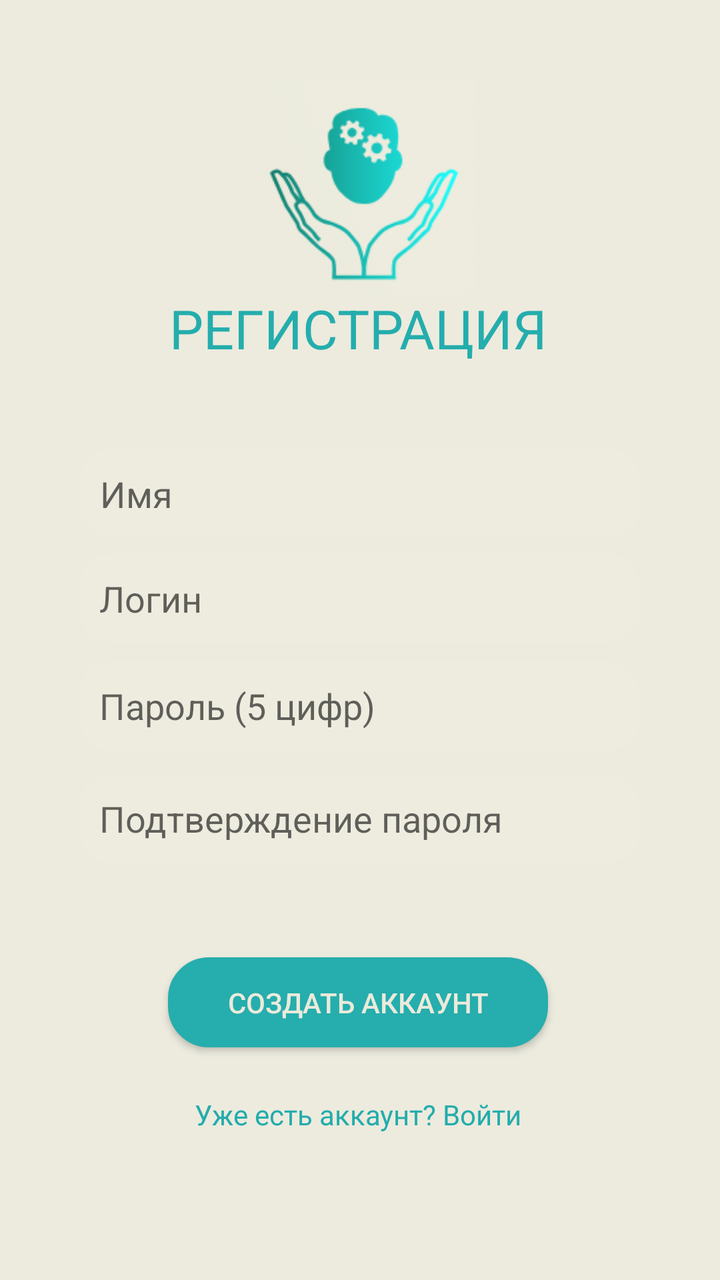
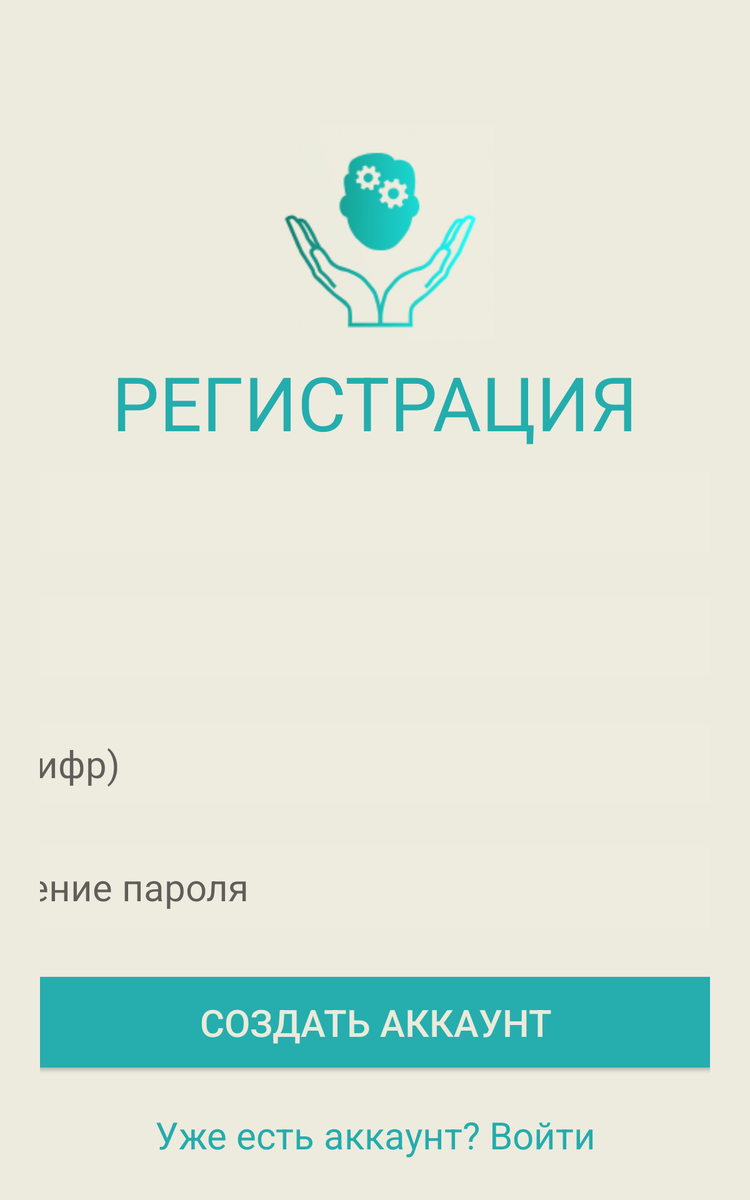

The same Android screen from two of the app's own layout files: first res/layout/ as a phone draws it, then the repository's variant for another configuration, drawn on a device whose configuration selects that folder. Both files follow.
<!-- AndroidManifest.xml: application theme Theme.EmoMind -->
<!-- res/layout/activity_registration.xml -->
<?xml version="1.0" encoding="utf-8"?>
<androidx.constraintlayout.widget.ConstraintLayout xmlns:android="http://schemas.android.com/apk/res/android"
    xmlns:app="http://schemas.android.com/apk/res-auto"
    xmlns:tools="http://schemas.android.com/tools"
    android:layout_width="match_parent"
    android:layout_height="match_parent"
    android:background="#ECEBDE"
    android:padding="16dp">

    <TextView
        android:id="@+id/textViewRegister"
        android:layout_width="wrap_content"
        android:layout_height="wrap_content"
        android:text="@string/registration"
        android:textColor="#24ADAD"
        android:textSize="27sp"
        android:textStyle="normal"
        app:layout_constraintBottom_toBottomOf="parent"
        app:layout_constraintEnd_toEndOf="parent"
        app:layout_constraintHorizontal_bias="0.496"
        app:layout_constraintStart_toStartOf="parent"
        app:layout_constraintTop_toTopOf="parent"
        app:layout_constraintVertical_bias="0.227"
        tools:ignore="MissingClass" />

    <EditText
        android:id="@+id/editTextName"
        android:layout_width="280dp"
        android:layout_height="wrap_content"
        android:background="@drawable/custom_edittext_shape"
        android:hint="@string/name_hint"
        android:inputType="text"
        android:padding="10dp"
        app:layout_constraintBottom_toBottomOf="parent"
        app:layout_constraintEnd_toEndOf="parent"
        app:layout_constraintStart_toStartOf="parent"
        app:layout_constraintTop_toTopOf="parent"
        app:layout_constraintVertical_bias="0.37" />

    <EditText
        android:id="@+id/editTextText"
        android:layout_width="280dp"
        android:layout_height="wrap_content"
        android:background="@drawable/custom_edittext_shape"
        android:hint="@string/login_hint"
        android:inputType="text"
        android:padding="10dp"
        app:layout_constraintBottom_toBottomOf="parent"
        app:layout_constraintEnd_toEndOf="parent"
        app:layout_constraintHorizontal_bias="0.49"
        app:layout_constraintStart_toStartOf="parent"
        app:layout_constraintTop_toTopOf="parent"
        app:layout_constraintVertical_bias="0.463" />

    <EditText
        android:id="@+id/editTextPassword"
        android:layout_width="280dp"
        android:layout_height="wrap_content"
        android:background="@drawable/custom_edittext_shape"
        android:hint="@string/password"
        android:inputType="numberPassword"
        android:maxLength="5"
        android:padding="10dp"
        app:layout_constraintBottom_toBottomOf="parent"
        app:layout_constraintEnd_toEndOf="parent"
        app:layout_constraintHorizontal_bias="0.49"
        app:layout_constraintStart_toStartOf="parent"
        app:layout_constraintTop_toTopOf="parent"
        app:layout_constraintVertical_bias="0.558" />

    <Button
        android:id="@+id/buttonCreateAccount"
        android:layout_width="190dp"
        android:layout_height="45dp"
        android:layout_marginTop="200dp"
        android:background="@drawable/custom_button_shape"
        android:padding="12dp"
        android:text="@string/create_account"
        android:textColor="#EBEADB"
        app:layout_constraintBottom_toBottomOf="parent"
        app:layout_constraintEnd_toEndOf="parent"
        app:layout_constraintHorizontal_bias="0.492"
        app:layout_constraintStart_toStartOf="parent"
        app:layout_constraintTop_toTopOf="parent"
        app:layout_constraintVertical_bias="0.724" />

    <TextView
        android:id="@+id/textViewLogin"
        android:layout_width="wrap_content"
        android:layout_height="wrap_content"
        android:layout_marginTop="16dp"
        android:clickable="true"
        android:focusable="true"
        android:text="@string/already_have_account"
        android:textColor="#24ACAC"
        app:layout_constraintBottom_toBottomOf="parent"
        app:layout_constraintEnd_toEndOf="parent"
        app:layout_constraintHorizontal_bias="0.495"
        app:layout_constraintStart_toStartOf="parent"
        app:layout_constraintTop_toTopOf="parent"
        app:layout_constraintVertical_bias="0.9" />

    <EditText
        android:id="@+id/editTextConfirmPassword"
        android:layout_width="280dp"
        android:layout_height="wrap_content"
        android:background="@drawable/custom_edittext_shape"
        android:hint="@string/confirm_password"
        android:inputType="numberPassword"
        android:padding="10dp"
        app:layout_constraintBottom_toBottomOf="parent"
        app:layout_constraintEnd_toEndOf="parent"
        app:layout_constraintHorizontal_bias="0.49"
        app:layout_constraintStart_toStartOf="parent"
        app:layout_constraintTop_toTopOf="parent"
        app:layout_constraintVertical_bias="0.658" />

    <ImageView
        android:id="@+id/imageView2"
        android:layout_width="132dp"
        android:layout_height="107dp"
        android:src="@drawable/image_2024_09_21_13_00_45"
        app:layout_constraintBottom_toBottomOf="parent"
        app:layout_constraintEnd_toEndOf="parent"
        app:layout_constraintHorizontal_bias="0.497"
        app:layout_constraintStart_toStartOf="parent"
        app:layout_constraintTop_toTopOf="parent"
        app:layout_constraintVertical_bias="0.048" />

</androidx.constraintlayout.widget.ConstraintLayout>
<!-- resources referenced by this layout -->
<resources>
  <!-- drawable custom_button_shape (drawable) -->
  <?xml version="1.0" encoding="utf-8"?>
  <shape xmlns:android="http://schemas.android.com/apk/res/android"
      android:shape="rectangle">
      <corners android:radius="20dp"/>
      <stroke
          android:width="1dp"
          android:color="#26ADAD"/>
      <solid android:color="#26ADAD"/>
  </shape>
  <!-- drawable custom_edittext_shape (drawable) -->
  <?xml version="1.0" encoding="utf-8"?>
  <shape xmlns:android="http://schemas.android.com/apk/res/android"
      android:shape="rectangle">
      <corners android:radius="15dp"/>
      <stroke
          android:width="1dp"
          android:color="#EDECDF"/>
      <solid android:color="#EDECDF"/>
  </shape>
  <!-- drawable image_2024_09_21_13_00_45: png bitmap (drawable, 13792 bytes) -->
  <string name="already_have_account" translatable="false">Уже есть аккаунт? Войти</string>
  <string name="confirm_password" translatable="false">Подтверждение пароля</string>
  <string name="create_account" translatable="false">Создать аккаунт</string>
  <string name="login_hint" translatable="true">Логин</string>
  <string name="name_hint" translatable="true">Имя</string>
  <string name="password" translatable="false">Пароль (5 цифр)</string>
  <string name="registration" translatable="false">РЕГИСТРАЦИЯ</string>
  <style name="Theme.EmoMind" parent="Theme.AppCompat.Light.NoActionBar">
      </style>
</resources>
<!-- res/layout-large/activity_registration.xml (the repository's variant of the layout above) -->
<!-- drawn on a 7-inch tablet held upright -->
<?xml version="1.0" encoding="utf-8"?>
<androidx.constraintlayout.widget.ConstraintLayout xmlns:android="http://schemas.android.com/apk/res/android"
    xmlns:app="http://schemas.android.com/apk/res-auto"
    xmlns:tools="http://schemas.android.com/tools"
    android:layout_width="match_parent"
    android:layout_height="match_parent"
    android:background="#ECEBDE"
    android:padding="32dp">

    <TextView
        android:id="@+id/textViewRegister"
        android:layout_width="wrap_content"
        android:layout_height="wrap_content"
        android:text="@string/registration"
        android:textColor="#24ADAD"
        android:textSize="60sp"
        app:layout_constraintBottom_toTopOf="@+id/editTextName"
        app:layout_constraintEnd_toEndOf="parent"
        app:layout_constraintStart_toStartOf="parent"
        app:layout_constraintTop_toTopOf="parent"
        app:layout_constraintVertical_bias="0.942" />

    <EditText
        android:id="@+id/editTextName"
        android:layout_width="900dp"
        android:layout_height="wrap_content"
        android:background="@drawable/custom_edittext_shape"
        android:hint="@string/name_hint"
        android:inputType="text"
        android:padding="12dp"
        android:textSize="30sp"
        app:layout_constraintBottom_toBottomOf="parent"
        app:layout_constraintEnd_toEndOf="parent"
        app:layout_constraintStart_toStartOf="parent"
        app:layout_constraintTop_toTopOf="parent"
        app:layout_constraintVertical_bias="0.415" />

    <EditText
        android:id="@+id/editTextText"
        android:layout_width="900dp"
        android:layout_height="wrap_content"
        android:background="@drawable/custom_edittext_shape"
        android:hint="@string/login_hint"
        android:inputType="text"
        android:padding="12dp"
        android:textSize="30sp"
        app:layout_constraintBottom_toBottomOf="parent"
        app:layout_constraintEnd_toEndOf="parent"
        app:layout_constraintStart_toStartOf="parent"
        app:layout_constraintTop_toTopOf="parent"
        app:layout_constraintVertical_bias="0.535" />

    <EditText
        android:id="@+id/editTextPassword"
        android:layout_width="900dp"
        android:layout_height="wrap_content"
        android:background="@drawable/custom_edittext_shape"
        android:hint="@string/password"
        android:inputType="number"
        android:maxLength="5"
        android:padding="12dp"
        android:textSize="30sp"
        app:layout_constraintBottom_toBottomOf="parent"
        app:layout_constraintEnd_toEndOf="parent"
        app:layout_constraintStart_toStartOf="parent"
        app:layout_constraintTop_toTopOf="parent"
        app:layout_constraintVertical_bias="0.657" />

    <EditText
        android:id="@+id/editTextConfirmPassword"
        android:layout_width="900dp"
        android:layout_height="wrap_content"
        android:background="@drawable/custom_edittext_shape"
        android:hint="@string/confirm_password"
        android:inputType="textPassword"
        android:padding="12dp"
        android:textSize="30sp"
        app:layout_constraintBottom_toBottomOf="parent"
        app:layout_constraintEnd_toEndOf="parent"
        app:layout_constraintStart_toStartOf="parent"
        app:layout_constraintTop_toTopOf="parent"
        app:layout_constraintVertical_bias="0.776" />

    <Button
        android:id="@+id/buttonCreateAccount"
        android:layout_width="800dp"
        android:layout_height="wrap_content"
        android:layout_marginTop="200dp"
        android:background="@drawable/custom_button_shape"
        android:padding="16dp"
        android:text="@string/create_account"
        android:textColor="#EBEADB"
        android:textSize="30sp"
        app:layout_constraintBottom_toBottomOf="parent"
        app:layout_constraintEnd_toEndOf="parent"
        app:layout_constraintStart_toStartOf="parent"
        app:layout_constraintTop_toTopOf="parent"
        app:layout_constraintVertical_bias="0.881" />

    <TextView
        android:id="@+id/textViewLogin"
        android:layout_width="wrap_content"
        android:layout_height="wrap_content"
        android:layout_marginTop="16dp"
        android:clickable="true"
        android:focusable="true"
        android:text="@string/already_have_account"
        android:textColor="#24ACAC"
        android:textSize="30sp"
        app:layout_constraintBottom_toBottomOf="parent"
        app:layout_constraintEnd_toEndOf="parent"
        app:layout_constraintStart_toStartOf="parent"
        app:layout_constraintTop_toTopOf="parent"
        app:layout_constraintVertical_bias="1.0" />

    <ImageView
        android:id="@+id/imageView2"
        android:layout_width="190dp"
        android:layout_height="190dp"
        android:src="@drawable/image_2024_09_21_13_00_45"
        app:layout_constraintBottom_toTopOf="@+id/textViewRegister"
        app:layout_constraintEnd_toEndOf="parent"
        app:layout_constraintStart_toStartOf="parent"
        app:layout_constraintTop_toTopOf="parent"
        app:layout_constraintVertical_bias="1.0" />

</androidx.constraintlayout.widget.ConstraintLayout>
